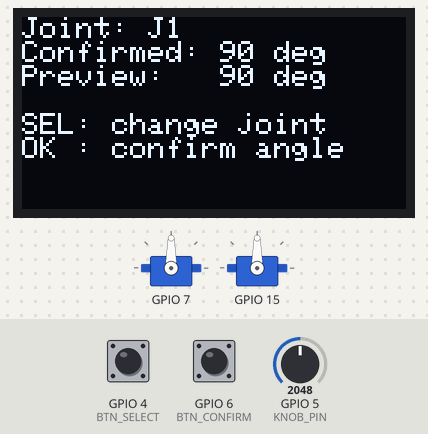
Simulated run of this sketch. Board: ESP32-S3. On the bench: 2 × servo, 128×64 one-colour display. The inputs (shaded band) are chosen by the test bench; at power-on: GPIO 4 (BTN_SELECT) HIGH, GPIO 5 (KNOB_PIN) = 2048, GPIO 6 (BTN_CONFIRM) HIGH (analog values on the 0–4095 scale). What the sketch prints to the serial monitor is not drawn.

Above: at 1.4 s.
1.5 s: GPIO 4 (BTN_SELECT) pulled LOW for 0.15 s
At 1.9 s:
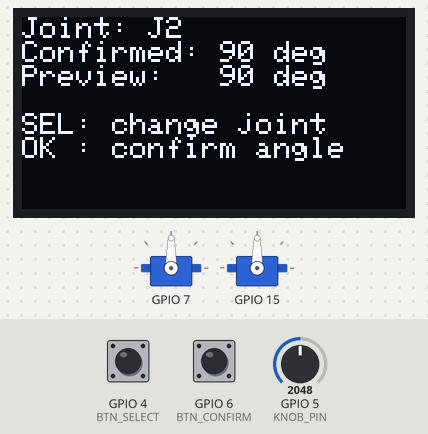
3.1 s: GPIO 5 (KNOB_PIN) set to 2866
At 4.3 s:
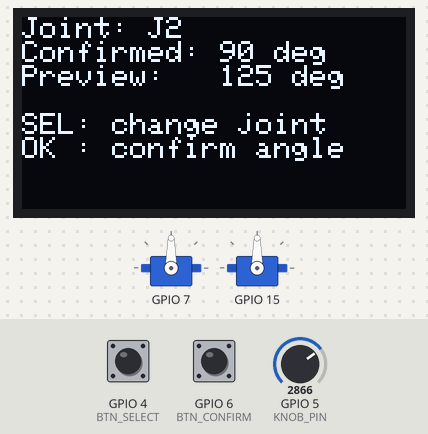
4.6 s: GPIO 6 (BTN_CONFIRM) pulled LOW for 0.15 s
At 5.4 s:
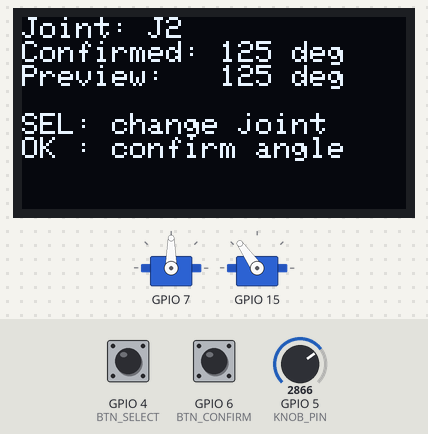
6.2 s: GPIO 4 (BTN_SELECT) pulled LOW for 1 s
At 6.6 s:
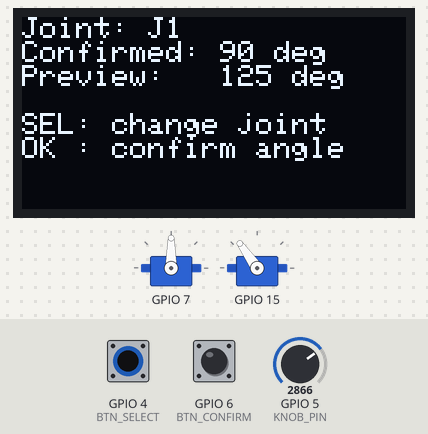
8.7 s: GPIO 6 (BTN_CONFIRM) pulled LOW for 1 s
At 9.8 s:
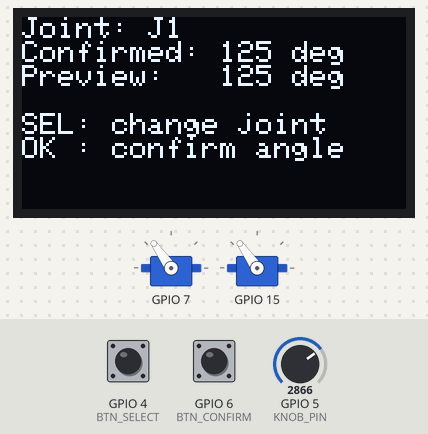
11.2 s: GPIO 5 (KNOB_PIN) set to 3603
At 11.9 s:
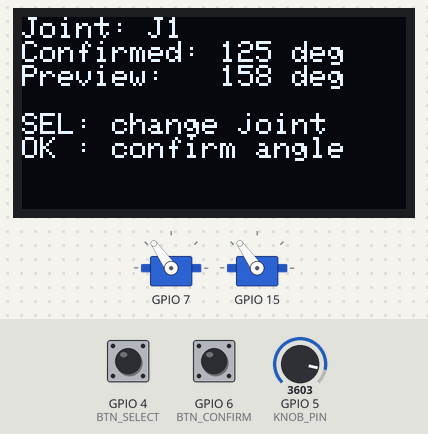
Timing chart, 0 to 13.7 s (numbered marks = the images above; inputs shaded):
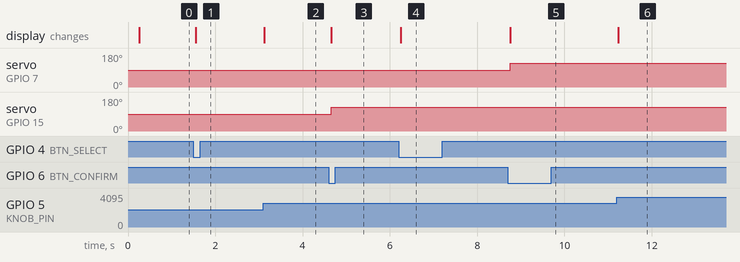

The sketch:

Robotic_arm_controller.ino
```cpp
#include <Wire.h>
#include <ESP32Servo.h>
#include <Adafruit_GFX.h>
#include <Adafruit_SSD1306.h>

// ---------- OLED ----------
#define SCREEN_WIDTH 128
#define SCREEN_HEIGHT 64
static const uint8_t OLED_ADDR = 0x3C;

// ESP32-S3 I2C pins
static const uint8_t I2C_SDA = 8;
static const uint8_t I2C_SCL = 9;

Adafruit_SSD1306 display(SCREEN_WIDTH, SCREEN_HEIGHT, &Wire, -1);
Servo MyServo[3];


// ---------- Inputs ----------
static const uint8_t BTN_SELECT  = 4;  // change joint
static const uint8_t BTN_CONFIRM = 6;  // confirm
static const uint8_t KNOB_PIN    = 5;  // pot ADC

// ---------- Timing / Filtering ----------
static const uint32_t DEBOUNCE_MS = 25;   // slightly tighter for better feel
static const uint32_t UI_MIN_MS   = 200;  // don't redraw faster than this
static const int POT_DEADBAND_DEG = 2;    // ignore tiny noise in degrees

// ---------- Debounce struct ----------
struct DebounceBtn {
  uint8_t pin;
  bool raw;             // last raw read
  bool stable;          // debounced state
  uint32_t lastFlipMs;  // last time raw changed
};

DebounceBtn btnSel  {BTN_SELECT,  HIGH, HIGH, 0};
DebounceBtn btnConf {BTN_CONFIRM, HIGH, HIGH, 0};

// ---------- State ----------
uint8_t joint = 1;
int previewAngle = 90;
int confirmedAngle[3] = {0, 90, 90}; // [1..2]

// UI caching to reduce redraws
uint8_t lastUiJoint = 255;
int lastUiPreview = -999;
int lastUiConfirmed = -999;
uint32_t lastUiDrawMs = 0;

// ---------- Helpers ----------
int potToAngle(int potValue) {
  potValue = constrain(potValue, 0, 4095);
  return map(potValue, 0, 4095, 0, 180);
}

// Debounce update + press event detect (active LOW)
// Returns true exactly once per press.
bool updateButtonAndGetPress(DebounceBtn &b) {
  bool reading = digitalRead(b.pin);

  if (reading != b.raw) {
    b.raw = reading;
    b.lastFlipMs = millis();
  }

  // Wait until stable long enough
  if (millis() - b.lastFlipMs >= DEBOUNCE_MS) {
    if (b.stable != b.raw) {
      b.stable = b.raw;

      // active LOW press event
      if (b.stable == LOW) return true;
    }
  }

  return false;
}

void drawScreen(uint8_t jointSel, int preview, int confirmed) {
  display.clearDisplay();
  display.setTextSize(1);
  display.setTextColor(SSD1306_WHITE);
  display.setCursor(0, 0);

  display.print("Joint: J");
  display.println(jointSel);

  display.print("Confirmed: ");
  display.print(confirmed);
  display.println(" deg");

  display.print("Preview:   ");
  display.print(preview);
  display.println(" deg");

  display.println();
  display.println("SEL: change joint");
  display.println("OK : confirm angle");

  display.display();
}

// Request UI update, but rate-limit it and only draw if values changed
void maybeUpdateUI(bool force = false) {
  uint32_t now = millis();

  // draw only if something changed OR forced, and not too frequently
  bool changed =
    (joint != lastUiJoint) ||
    (previewAngle != lastUiPreview) ||
    (confirmedAngle[joint] != lastUiConfirmed);

  if ((force || changed) && (now - lastUiDrawMs >= UI_MIN_MS)) {
    drawScreen(joint, previewAngle, confirmedAngle[joint]);
    lastUiJoint = joint;
    lastUiPreview = previewAngle;
    lastUiConfirmed = confirmedAngle[joint];
    lastUiDrawMs = now;
  }
}

void setup() {
  Serial.begin(115200);
  delay(200);

  MyServo[1].attach(7, 500, 2500);
  MyServo[2].attach(15, 500, 2500);

  pinMode(BTN_SELECT, INPUT_PULLUP);
  pinMode(BTN_CONFIRM, INPUT_PULLUP);

  analogReadResolution(12);

  Wire.begin(I2C_SDA, I2C_SCL);
  Wire.setClock(100000);

  Serial.println("Initializing OLED...");
  if (!display.begin(SSD1306_SWITCHCAPVCC, OLED_ADDR)) {
    Serial.println("OLED init failed. Try 0x3D or check wiring.");
    while (true) { delay(1000); }
  }

  // Initial UI
  drawScreen(joint, previewAngle, confirmedAngle[joint]);
  lastUiJoint = joint;
  lastUiPreview = previewAngle;
  lastUiConfirmed = confirmedAngle[joint];
  lastUiDrawMs = millis();

  Serial.println("Ready.");
}

void loop() {
  // ---- 1) Read buttons early (fast path) ----
  bool selPressed  = updateButtonAndGetPress(btnSel);
  bool confPressed = updateButtonAndGetPress(btnConf);

  // ---- 2) Update state from button events ----
  if (selPressed) {
    joint = (joint == 1) ? 2 : 1;
    Serial.print("Selected J"); Serial.println(joint);
    maybeUpdateUI(true); // forced update (still rate-limited)
  }

  if (confPressed) {
    confirmedAngle[joint] = previewAngle;
    Serial.print("Confirmed J"); Serial.print(joint);
    Serial.print(" = "); Serial.println(confirmedAngle[joint]);
    maybeUpdateUI(true); // forced update (still rate-limited)
    MyServo[joint].write(confirmedAngle[joint]);
  }

  // ---- 3) Read pot (and filter noise) ----
  int newPreview = potToAngle(analogRead(KNOB_PIN));

  // Only accept if changed enough to matter
  if (abs(newPreview - previewAngle) >= POT_DEADBAND_DEG) {
    previewAngle = newPreview;
    // UI update requested, not forced (rate-limited)
    maybeUpdateUI(false);
  }

  // If nothing changes, loop remains fast and buttons stay responsive
}
```

Measured:
- after the input at 1.5 s, the display: changes after 0.05 s (image 1)
- after the input at 3.1 s, the display: changes at once (image 2)
- after the input at 4.6 s, servo on GPIO 15: 90° → 125° after 0.05 s; the display: first differs from a run without the input after 0.05 s (image 3)
- after the input at 6.2 s, the display: changes after 0.05 s (image 4)
- after the input at 8.7 s, servo on GPIO 7: 90° → 125° after 0.05 s; the display: first differs from a run without the input after 0.05 s (image 5)
- after the input at 11.2 s, the display: changes at once (image 6)
